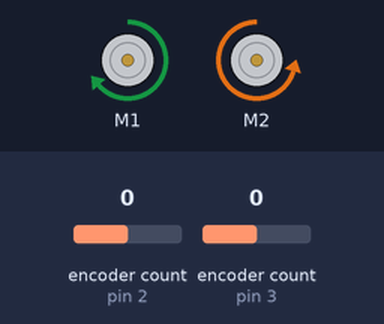
Bench run of a sketch on a simulated Arduino Uno, built with avr-gcc and run on an emulated ATmega328P. Parts: 2 × DC motor (green arrow = forward, orange = backward, longer = faster). Inputs (shaded band) come from the test bench; at power-on: encoder count (sensors on pin 2, pin 3) 0. What the sketch prints to the serial monitor is not drawn.

Above: at 1.2 s.
1.3 s: encoder count (sensor on pin 2) set to 1
At 2.06 s:
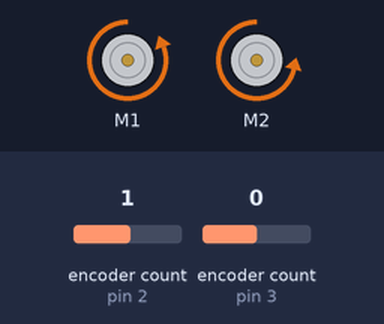
4.3 s: encoder count (sensor on pin 3) set to 4
At 7.08 s:
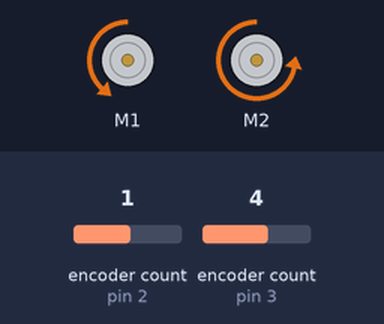
7.3 s: encoder count (sensor on pin 2) set to 2
At 8.8 s:
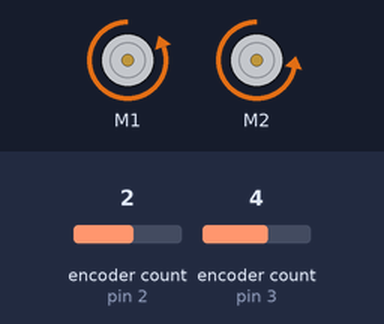
9.3 s: encoder count (sensor on pin 3) set to 5
At 11.01 s:
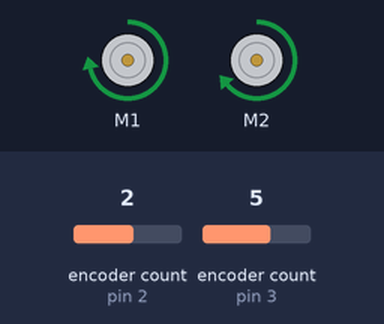
12.3 s: encoder count (sensor on pin 2) set to 3
At 14.36 s:
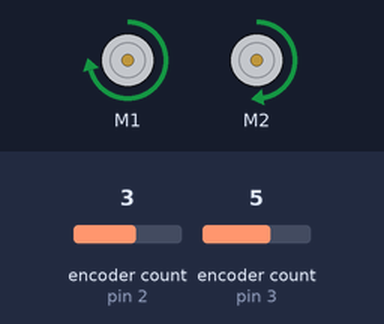
15.3 s: encoder count (sensor on pin 3) set to 6
Timing chart, 0 to 53.9 s (numbered marks = the images above; inputs shaded):
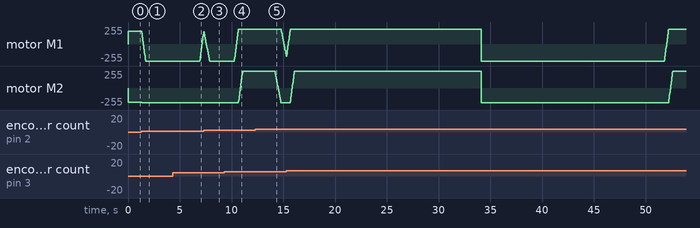

The sketch:

modelStraight.ino
```cpp
//Encoder Global Variables
#include <Encoder.h>
#define ENCODER_USE_INTERRUPTS
//two encoder objects
Encoder enc1 (2, 5);
Encoder enc2 (3, 6);
//time variables to keep track of when the encoder is being read
int prevRead1; //previous count for first encoder object
int prevRead2; //previous count for second encoder object
int timeKept; //holds the present time in the loop
int prevTime; //holds the previous time the encoders were read
int duration; //determines the time between encoder readings
double leftSpeed; //nubmer of counts per second on the left/first encoder
double rightSpeed; //nubmer of counts per second on the right/second encoder
double leftVelocity; //approximation of the velocity of left/first encoder
double rightVelocity; //approximation of the velocity of the right/second encoder
double x = 0; //calculated x position from both encoder readings
double y = 0; //calculated y position from both encoder readings
double phi = 0.0; //calculated angle from both encoder readings assuming the starting orientation is 0 degrees
#define WHEELRADIUS 0.0762 //constant wheel radius (calculates velocity)
#define BETWEENWHEELS 0.1524 //constant distance between the wheels (calculates phi)
#define ROTATIONCOUNTS 3000 //encoders are 3000 counts per every 360 degrees
#define FEETTOMETERS 0.3048 //conversion factor from feet provided by the user to meters that the robot can measure

double desiredFeet = 5; //desired distance in feet - will be converted to meters
double desiredDistance; //desired distance in meters
double distanceFudgeFactor = 0.07; //fudge factor so that the robot moves the desired distance - scales with distance
double distWithFudge = 0; //distance the robot will use as a reference to drive to
int motor1Speed = 0; //value the mc motor shield library uses to apply a voltage to motor 1
int motor2Speed = 0; //value the mc motor shield library uses to apply a voltage to motor 2
double controllerThreshold = 0.1; //distance away from the destination that the controller will kick in
int printOnce = 0; //flag for testing the final distance the robot travelled and comparing it to the input distance
int motorMax = 350; //determines the maximum value the motor1Speed and motor2Speed variables can reach - value the controller uses to decrease the speed of the robot
int motorDecayFactor = motorMax * 10;

//I was gonna use this PID controller library to control the robot but I did not find it useful - maybe you guys can pull it out of the ashes to use it something for later
//PID Global Variables
// #include <PID_v1.h>
// PID myPID(&x,&leftPWMOut,&desiredDistance, lkp,lki,lkd,DIRECT);

//Dual MC Motor Shield moves the motors
#include "DualMC33926MotorShield.h"
DualMC33926MotorShield md;

//motor will stop if there is a fault - code copied from the demo example
// void stopIfFault()
// {
//   if (md.getFault())
//   {
//     Serial.println("fault");
//     while(1);
//   }
// }

//sets the necessary variables for the encoders, mc motor shield library, fudge factors, and Serial
void setup() {
  //encoder reading setup
  // ---
  prevRead1 = 0;
  prevRead2 = 0;
  // ---

  //motor control setup
  // ---
  md.init();
  motor1Speed = 300;
  motor2Speed = 340;
  // ---

  //fudge factors
  // ---
  desiredDistance = desiredFeet * FEETTOMETERS;
  distWithFudge = desiredDistance + desiredDistance * distanceFudgeFactor;
  // ---

  //Serial
  // ---
  Serial.begin(115200);
  // ---
}

//reads encoders and writes to motors (only moves in a straight line for now)
void loop() {
  //encoder reading loop code
  //---
  //read the encoders
  int read1 = enc1.read();
  int read2 = enc2.read();
  //only compute values if the readings have changed
  if((read1 != prevRead1) || (read2 != prevRead2)){
    //compute the change in the readings
    int change1 = read1 - prevRead1;
    int change2 = read2 - prevRead2;
    //take the time and calculate the loop time
    timeKept = millis();
    duration = timeKept - prevTime;
    double durationSec = duration / 1000.0;
    //calculate velocity using the change in encoder counts and duration with constants
    leftVelocity = WHEELRADIUS*change1*2*PI/(ROTATIONCOUNTS * durationSec);
    leftSpeed = change1/durationSec;
    rightVelocity = WHEELRADIUS*change2*2*PI/(ROTATIONCOUNTS * durationSec);
    rightSpeed = change2/durationSec;
    //calculate the changes in position
    double deltaX = durationSec * cos(phi) * (leftVelocity + rightVelocity) / 2;
    double deltaY = durationSec * sin(phi) * (leftVelocity + rightVelocity) / 2;
    double deltaPhi = durationSec * (leftVelocity - rightVelocity) / BETWEENWHEELS;
    //calculate new position
    x = x + deltaX;
    y = y + deltaY;
    phi = phi + deltaPhi;
    //set bounds on phi - if phi is greater than 2PI subtract 2PI, and if phi is less than -2PI add 2*PI
    if(phi > 2 * PI){
      phi -= 2 * PI;
    }
    if(phi < (-2 * PI)){
      phi += 2 * PI;
    }
    //set the prev* variables so that the next loop will use these values as a reference
    prevRead1 = read1;
    prevRead2 = read2;
    prevTime = timeKept;
  }
  // ---

  //driving the motors
  // ---
  //sets the speed of both motors using the mc motor shield library
  if(x < distWithFudge){
    md.setM1Speed(motor1Speed);
    md.setM2Speed(-1 * motor2Speed);
    delay(2);
  }
  //stops the robot if it has reached its destination
  else{
    md.setM1Speed(0);
    md.setM2Speed(0);
    delay(2);
    printOnce = 1; //exit code for debugging purposes
  }
  // ---

  //stabilizing the velocity
  // ---
  //takes the difference of the velocity
  double velocityDiff = leftVelocity - rightVelocity;
  //turns up the motor speed of the motor that is going slower
  if(velocityDiff > 0){
    motor2Speed += 10; //positive difference means the right wheel needs to go faster
  }
  else if(velocityDiff < 0){
    motor1Speed += 10; //negative difference means the left wheel needs to go faster
  }
  //turns up the speed of the motor that needs to compensate for a change in robot angle - smaller change to motor speed
  if(phi > 0){
    motor2Speed += 2; //positive angle means the right motor needs to go faster
  }
  if(phi < 0){
    motor1Speed += 2; //negative angle means the left motor needs to go faster
  }
  //make sure both motor speed integers are below the max speed
  while((motor1Speed > motorMax) || (motor2Speed > motorMax)){
    motor1Speed -= 10;
    motor2Speed -= 10;
  }
  // ---

  //implementing the controller
  // ---
  //only implement the controller if the robot is within the distance specified by controllerThreshold
  if(x > distWithFudge - controllerThreshold){
    double error = motorDecayFactor * (distWithFudge - x); //calculate the amount of distance left and multiply it by the motorDecayFactor
    motorMax = int(error); //set the new maximum motor speed - the motor speed will decay quickly from 350 because of the speed of the loop and the responsiveness of the controller
    // Serial.println(motorMax);
  }
  // ---

  // printline debugging
  // ---
  // Serial.println(int(x * 10000));
  // if(printOnce){
  //   Serial.println(int(distWithFudge * 10000));
  //   exit(0);
  // }
  Serial.println("left speed: " + String(motor1Speed) + "\tright speed: " + String(motor2Speed));
  Serial.println("Left Velocity: " + String(leftVelocity) + "\tRight Velocity: " + String(rightVelocity));
  // Serial.println("Motor 1: " + String(motor1Speed) + "\tMotor 2: " + String(motor2Speed));
  // Serial.println("cm: " + String(int(x * 100)));
  // ---
}
```

Measured:
- after the input at 1.3 s, motor M1: moves from forward 191/255 to backward 255/255 over 0.38 s, starting at once
- after the input at 4.3 s, motor M1: moves from backward 255/255 to forward 181/255 over 0.36 s, starting after 2.6 s
- after the input at 7.3 s, motor M2: stays backward 221/255 (without the input it goes to backward 202/255 after 0.05 s)
- after the input at 9.3 s, motor M2: moves from backward 221/255 to forward 255/255 over 0.39 s, starting after 1.4 s
- after the input at 12.3 s, motor M2: moves from forward 255/255 to backward 221/255 over 0.60 s, starting after 1.9 s
